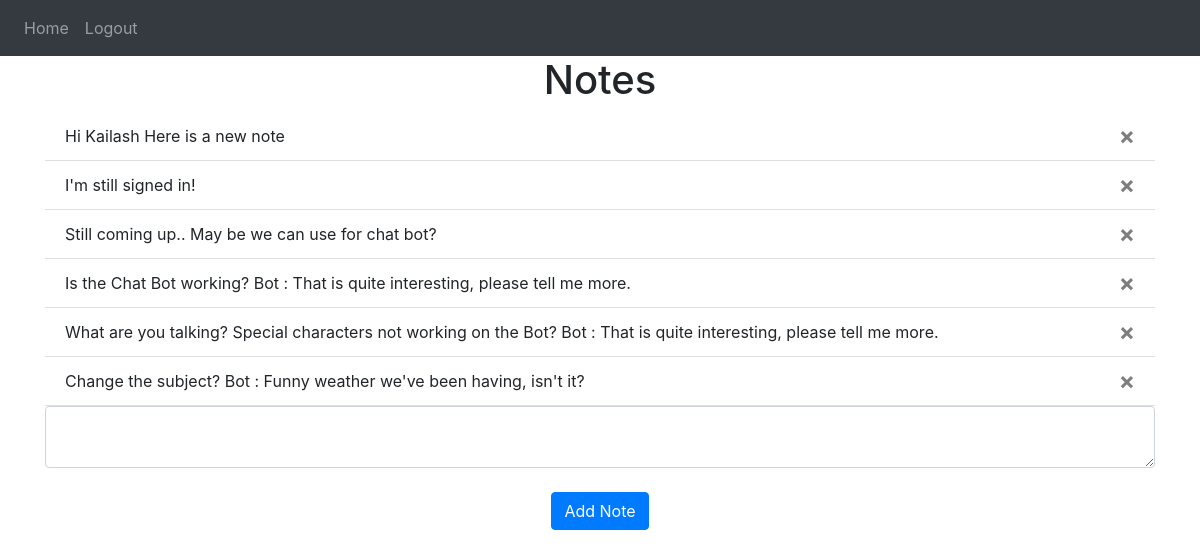
Screenshot of / (signed in) with the database file from the repository.
### website/models.py (models this page shows)
class Note(db.Model):
    id = db.Column(db.Integer, primary_key=True)
    data = db.Column(db.String(10000))
    date = db.Column(db.DateTime(timezone=True), default=func.now())
    user_id = db.Column(db.Integer, db.ForeignKey('user.id'))

### website/views.py (the view, shortened to what this page needs)
@views.route('/', methods=['GET', 'POST'])
@login_required
def home():
    return render_template("home.html", user=current_user)

### website/__init__.py (called while the page is built)
def create_app():
    app = Flask(__name__)
    app.config['SECRET_KEY'] = 'hjshjhdjah kjshkjdhjs'
    app.config['SQLALCHEMY_DATABASE_URI'] = f'sqlite:///{DB_NAME}'
    db.init_app(app)
    from .views import views
    from .auth import auth
    app.register_blueprint(views, url_prefix='/')
    app.register_blueprint(auth, url_prefix='/')
    from .models import User, Note
    with app.app_context():
        db.create_all()
    login_manager = LoginManager()
    login_manager.login_view = 'auth.login'
    login_manager.init_app(app)
    @login_manager.user_loader
    def load_user(id):
        return User.query.get(int(id))
    return app

### website/templates/home.html
{% extends "base.html" %} {% block title %}Home{% endblock %} {% block content
%}
<h1 align="center">Notes</h1>
<ul class="list-group list-group-flush" id="notes">
  {% for note in user.notes %}
  <li class="list-group-item">
    {{ note.data }}
    <button type="button" class="close" onClick="deleteNote({{ note.id }})">
      <span aria-hidden="true">&times;</span>
    </button>
  </li>
  {% endfor %}
</ul>
<form method="POST">
  <textarea name="note" id="note" class="form-control"></textarea>
  <br />
  <div align="center">
    <button type="submit" class="btn btn-primary">Add Note</button>
  </div>
</form>
{% endblock %}

### website/templates/base.html (shortened to what this page needs)
<!DOCTYPE html>
<html>
  <head>
    <link
      rel="stylesheet"
      href="https://stackpath.bootstrapcdn.com/bootstrap/4.4.1/css/bootstrap.min.css"
    />
    <link
      rel="stylesheet"
      href="https://stackpath.bootstrapcdn.com/font-awesome/4.7.0/css/font-awesome.min.css"
    />
  </head>
  <body>
    <nav class="navbar navbar-expand-lg navbar-dark bg-dark">
      <div class="collapse navbar-collapse" id="navbar">
        <div class="navbar-nav">
          {% if user.is_authenticated %}
          <a class="nav-item nav-link" id="home" href="/">Home</a>
          <a class="nav-item nav-link" id="logout" href="/logout">Logout</a>
          {% else %}
          <a class="nav-item nav-link" id="login" href="/login">Login</a>
          <a class="nav-item nav-link" id="signUp" href="/sign-up">Sign Up</a>
          {% endif %}
        </div>
      </div>
    </nav>
    <div class="container">{% block content %} {% endblock %}</div>
  </body>
</html>

### rows the page displays
Note: data "Hi Kailash Here is a new note"
Note: data "I'm still signed in!"
Note: data "Still coming up.. May be we can use for chat bot?"
Note: data "Is the Chat Bot working? Bot : That is quite interesting, please tell me more."
Note: data "What are you talking? Special characters not working on the Bot? Bot : That is quite interesting, please tell me more."
Note: data "Change the subject? Bot : Funny weather we've been having, isn't it?"
